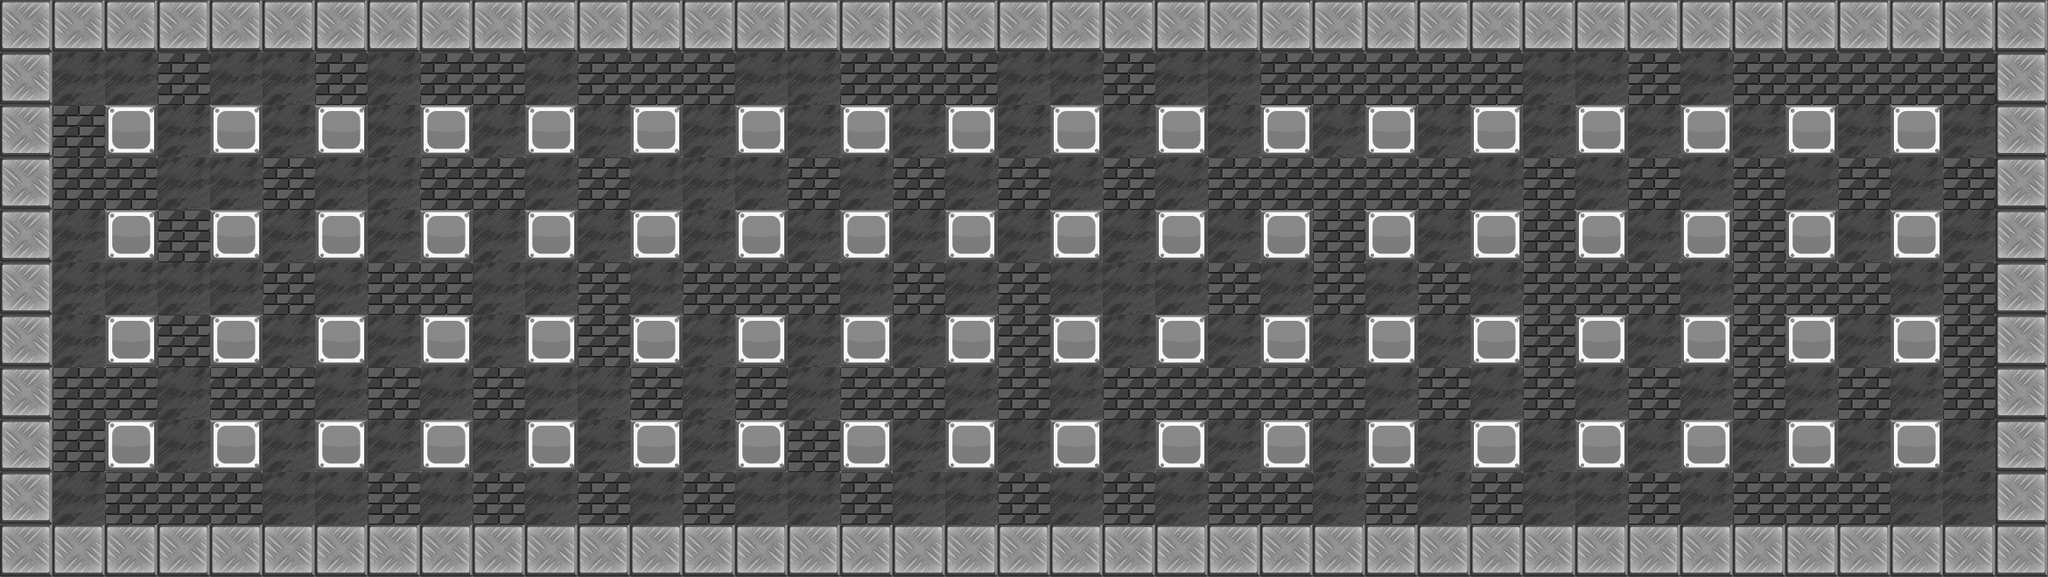

Rendered tile map (Tiled .tmx) drawn with the repository's tilesets; below, a short description and the map source with its tile grids summarised:
An orthogonal 39x11 tile map with 60x60 px tiles, 4 tile layers (BG, NonDestructive, Foreground, Meta), 5 tilesets and 11 objects (10x enemy, player).

<map version="1.0" orientation="orthogonal" width="39" height="11" tilewidth="60" tileheight="60">
 <tileset firstgid="1" name="color" tilewidth="60" tileheight="60">
  <image source="color.png" width="240" height="60" />
  <tile id="1">
   <properties>
    <property name="Blastable" value="False" />
    <property name="Collidable" value="True" />
   </properties>
  </tile>
  <tile id="2">
   <properties>
    <property name="Blastable" value="True" />
    <property name="Collidable" value="True" />
   </properties>
  </tile>
 </tileset>
 <tileset firstgid="5" name="map1" tilewidth="60" tileheight="60">
  <image source="map1.png" width="420" height="420" />
 </tileset>
 <tileset firstgid="54" name="map2" tilewidth="60" tileheight="60">
  <image source="map2.png" width="420" height="420" />
 </tileset>
 <tileset firstgid="103" name="map3" tilewidth="60" tileheight="60">
  <image source="map3.png" width="420" height="420" />
 </tileset>
 <tileset firstgid="152" name="map4" tilewidth="60" tileheight="60">
  <image source="map4.png" width="420" height="420" />
 </tileset>
 <layer name="BG" width="39" height="11">
  <data>[429 cells, 429 non-empty, 1 distinct tile ids]</data>
 </layer>
 <layer name="NonDestructive" width="39" height="11">
  <data>[429 cells, 168 non-empty, 2 distinct tile ids]</data>
 </layer>
 <layer name="Foreground" width="39" height="11">
  <data>[429 cells, 114 non-empty, 4 distinct tile ids]</data>
 </layer>
 <layer name="Meta" width="39" height="11">
  <data>[429 cells, 282 non-empty, 2 distinct tile ids]</data>
 </layer>
 <objectgroup name="Objects" width="39" height="11">
  <object name="StartPoint" type="player" x="89" y="331" />
  <object name="enemy" x="929" y="393" />
  <object name="enemy" x="809" y="208" />
  <object name="enemy" x="329" y="93" />
  <object name="enemy" x="1291" y="332" />
  <object name="enemy" x="569" y="330" />
  <object name="enemy" x="2127" y="388" />
  <object name="enemy" x="693" y="275" />
  <object name="enemy" x="1774" y="574" />
  <object name="enemy" x="1707" y="450" />
  <object name="enemy" x="809" y="270" />
 </objectgroup>
</map>
